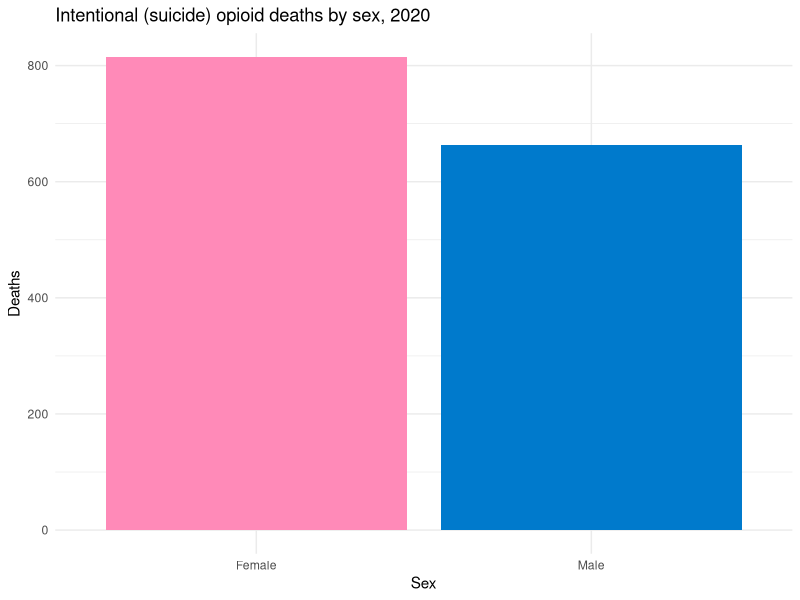
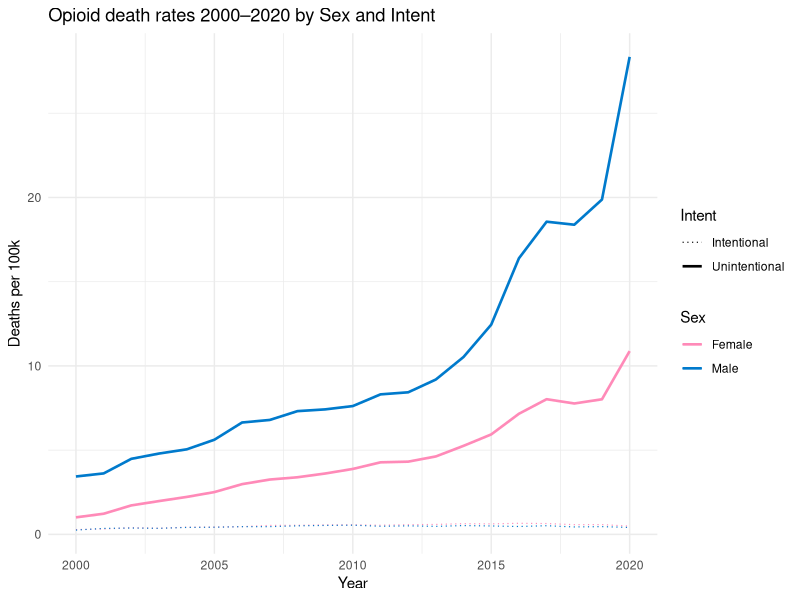
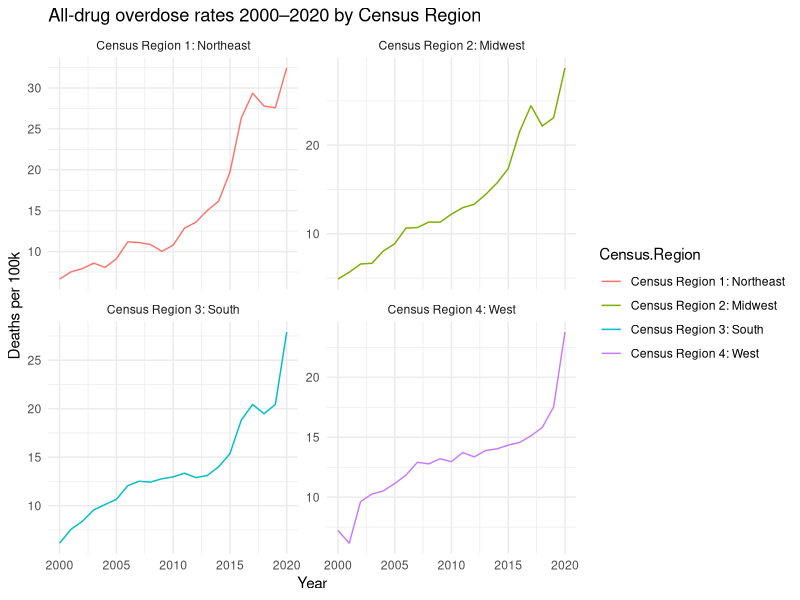
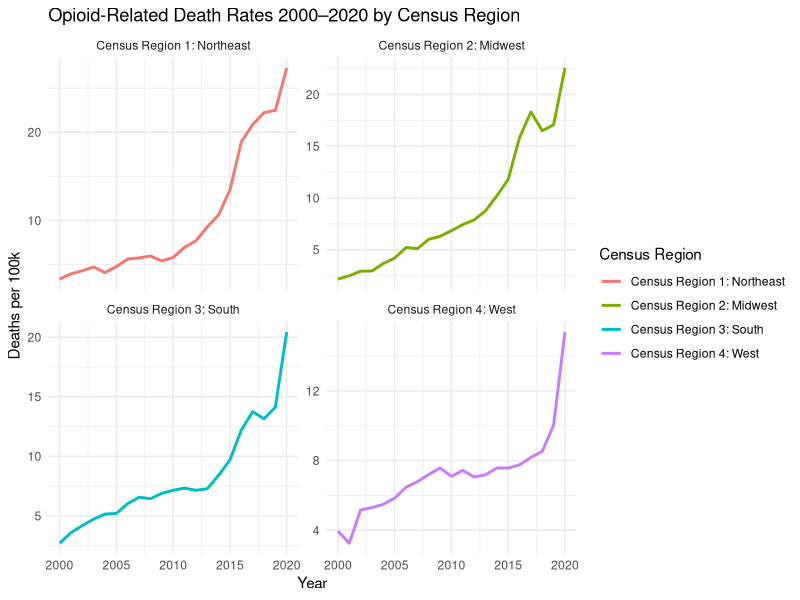
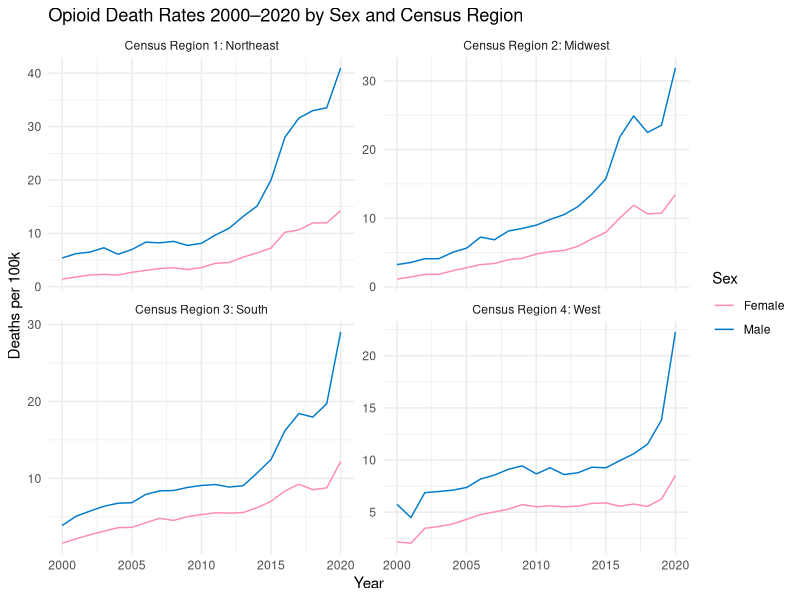
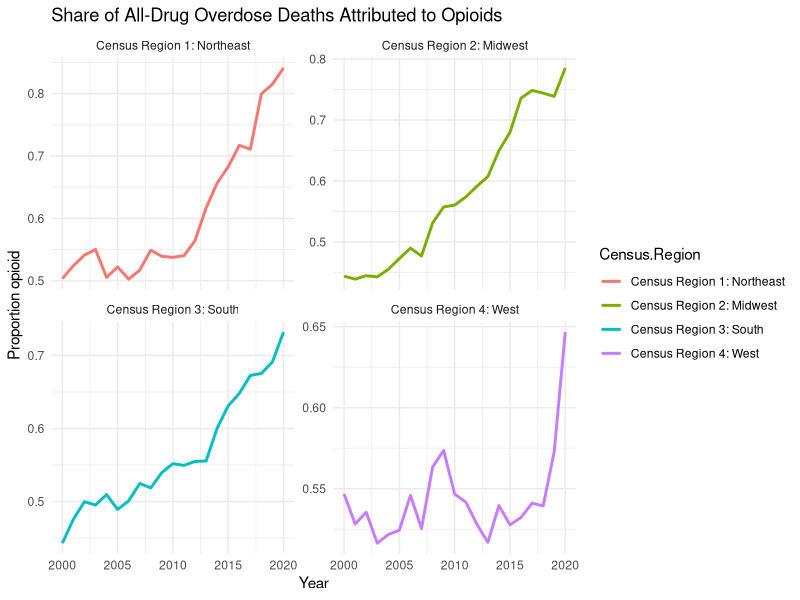
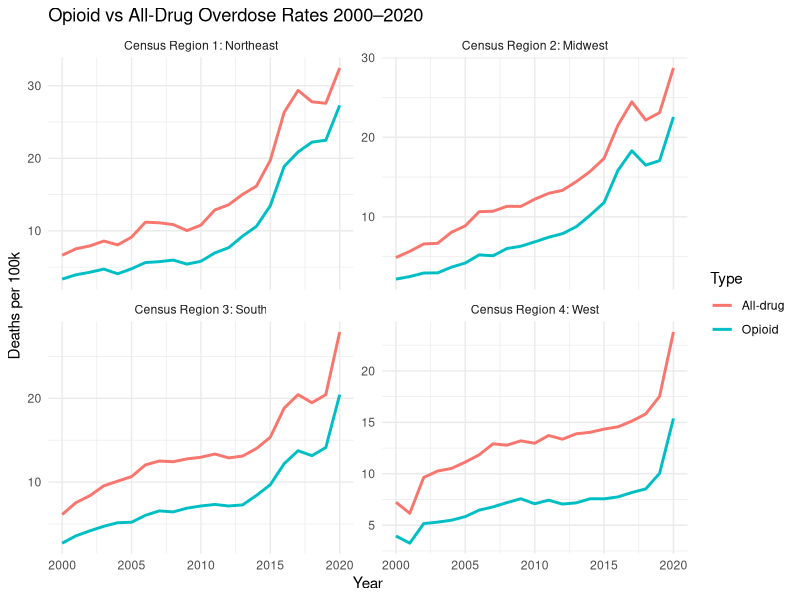

The R source for these figures, in order:
## ---- chunk 1
library(dplyr)
library(ggplot2)
library(readr)
## ---- chunk 2
sex_unintent <- read.csv("../data/wonder_opioid/Sex-Unintentional.csv")
sex_intent   <- read.csv("../data/wonder_opioid/Sex-Intentional.csv")
census_region_all <- read.csv("../data/wonder_opioid/Census-Region-Drug-Overdose.csv")

# restrict to 2000–2020 and make numeric
clean_years <- function(df) {
  df %>%
    mutate(
      Year = as.numeric(Year),
      Deaths = as.numeric(Deaths),
      Population = as.numeric(Population)
    ) %>%
    filter(Year >= 2000, Year <= 2020)
}

sex_unintent <- clean_years(sex_unintent)
sex_intent   <- clean_years(sex_intent)
census_region_all <- clean_years(census_region_all)

# combine opioid files
opioid_sex <- bind_rows(
  sex_unintent %>% mutate(Intent = "Unintentional"),
  sex_intent   %>% mutate(Intent = "Intentional")
)

## ---- chunk 3
year_focus <- 2020

suicide_by_sex <- opioid_sex %>%
  filter(Intent == "Intentional", Year == year_focus) %>%
  group_by(Sex) %>%
  summarise(
    deaths = sum(Deaths, na.rm = TRUE),
    pop = sum(Population, na.rm = TRUE),
    rate = 100000 * deaths / pop,
    .groups = "drop"
  ) %>%
  mutate(prop_within_intent = deaths / sum(deaths))

suicide_by_sex
## ---- chunk 4
ggplot(suicide_by_sex, aes(x = Sex, y = deaths, fill = Sex)) +
  geom_col() +
  scale_fill_manual(values = c(
    "Male" = "#007acc",
    "Female" = "#ff8ab8"
  )) +
  labs(
    title = paste("Intentional (suicide) opioid deaths by sex,", year_focus),
    x = "Sex",
    y = "Deaths"
  ) +
  theme_minimal() +
  theme(legend.position = "none")
## ---- chunk 5
intent_compare <- opioid_sex %>%
  filter(Year == year_focus) %>%
  group_by(Intent) %>%
  summarise(
    deaths = sum(Deaths, na.rm = TRUE),
    pop = sum(Population, na.rm = TRUE),
    rate = 100000 * deaths / pop,
    .groups = "drop"
  ) %>%
  mutate(prop_of_total = deaths / sum(deaths))

intent_compare
## ---- chunk 6
opioid_trend <- opioid_sex %>%
  group_by(Year, Intent, Sex) %>%
  summarise(
    deaths = sum(Deaths, na.rm = TRUE),
    pop = sum(Population, na.rm = TRUE),
    rate = 100000 * deaths / pop,
    .groups = "drop"
  )
## ---- chunk 7
ggplot() +
  # unintentional (solid, thicker)
  geom_line(
    data = opioid_trend %>% filter(Intent == "Unintentional"),
    aes(x = Year, y = rate, color = Sex, linetype = "Unintentional"),
    linewidth = 0.9
  ) +
  # intentional (dotted, thinner)
  geom_line(
    data = opioid_trend %>% filter(Intent == "Intentional"),
    aes(x = Year, y = rate, color = Sex, linetype = "Intentional"),
    linewidth = 0.4
  ) +
  scale_color_manual(values = c(
    "Male" = "#007acc",
    "Female" = "#ff8ab8"
  )) +
  scale_linetype_manual(values = c(
    "Intentional" = "dotted",
    "Unintentional" = "solid"
  )) +
  labs(
    title = "Opioid death rates 2000–2020 by Sex and Intent",
    x = "Year",
    y = "Deaths per 100k",
    color = "Sex",
    linetype = "Intent"
  ) +
  theme_minimal()

## ---- chunk 8
region_trend <- census_region_all %>%
  group_by(Census.Region, Year) %>%
  summarise(
    deaths = sum(Deaths, na.rm = TRUE),
    pop = sum(Population, na.rm = TRUE),
    rate = 100000 * deaths / pop,
    .groups = "drop"
  )
## ---- chunk 9
all_drug_census <- ggplot(region_trend, aes(x = Year, y = rate, color = Census.Region)) +
  geom_line() +
  facet_wrap(~ Census.Region, scales = "free_y") +
  labs(
    title = "All-drug overdose rates 2000–2020 by Census Region",
    y = "Deaths per 100k",
    x = "Year"
  ) +
  theme_minimal()

all_drug_census
## ---- chunk 10
region_growth <- region_trend %>%
  group_by(Census.Region) %>%
  arrange(Year) %>%
  summarise(
    rate_2000 = rate[Year == 2000],
    rate_2020 = rate[Year == 2020],
    pct_change = 100 * (rate_2020 - rate_2000) / rate_2000,
    growth_factor = rate_2020 / rate_2000,
    .groups = "drop"
  )

region_growth
## ---- chunk 11
census_region_opioid <- read.csv("../data/wonder_opioid/Census-Region-Sex.csv")

census_region_opioid <- census_region_opioid %>%
  mutate(
    Year = as.numeric(Year),
    Deaths = as.numeric(Deaths),
    Population = as.numeric(Population)
  ) %>%
  filter(Year >= 2000, Year <= 2020)

opioid_region <- census_region_opioid %>%
  group_by(Census.Region, Year) %>%
  summarise(
    deaths = sum(Deaths, na.rm = TRUE),
    pop    = sum(Population, na.rm = TRUE),
    rate   = 100000 * deaths / pop,
    .groups = "drop"
  )
## ---- chunk 12
opioid_census_region <- ggplot(opioid_region, aes(x = Year, y = rate, color = Census.Region)) +
  geom_line(linewidth = 1) +
  facet_wrap(~ Census.Region, scales = "free_y") +
  labs(
    title = "Opioid-Related Death Rates 2000–2020 by Census Region",
    x = "Year",
    y = "Deaths per 100k",
    color = "Census Region"
  ) +
  theme_minimal()

opioid_census_region
## ---- chunk 13
opioid_region_growth <- opioid_region %>%
  group_by(Census.Region) %>%
  summarise(
    rate_2000 = rate[Year == 2000],
    rate_2020 = rate[Year == 2020],
    pct_change = 100 * (rate_2020 - rate_2000) / rate_2000,
    growth_factor = rate_2020 / rate_2000,
    .groups = "drop"
  )

opioid_region_growth
## ---- chunk 14
opioid_region_sex <- census_region_opioid %>%
  group_by(Census.Region, Year, Sex) %>%
  summarise(
    deaths = sum(Deaths, na.rm = TRUE),
    pop    = sum(Population, na.rm = TRUE),
    rate   = 100000 * deaths / pop,
    .groups = "drop"
  )

ggplot(opioid_region_sex,
       aes(x = Year, y = rate, color = Sex)) +
  geom_line() +
  facet_wrap(~ Census.Region, scales = "free_y") +
  scale_color_manual(values = c(
    "Male" = "#007acc",
    "Female" = "#ff8ab8"
  )) +
  labs(
    title = "Opioid Death Rates 2000–2020 by Sex and Census Region",
    x = "Year",
    y = "Deaths per 100k",
    color = "Sex"
  ) +
  theme_minimal()
## ---- chunk 15
opioid_share <- opioid_region %>%
  inner_join(region_trend, 
             by = c("Census.Region" = "Census.Region",
                    "Year" = "Year"),
             suffix = c("_opioid", "_all")) %>%
  mutate(share = deaths_opioid / deaths_all)

ggplot(opioid_share,
       aes(x = Year, y = share, color = Census.Region)) +
  geom_line(size = 1) +
  facet_wrap(~ Census.Region, scales = "free_y") +
  labs(
    title = "Share of All-Drug Overdose Deaths Attributed to Opioids",
    y = "Proportion opioid",
    x = "Year"
  ) +
  theme_minimal()
## ---- chunk 16
compare <- bind_rows(
  opioid_region %>% mutate(Type = "Opioid"),
  region_trend %>% mutate(Type = "All-drug")
)

ggplot(compare,
       aes(x = Year, y = rate, color = Type)) +
  geom_line(size = 1) +
  facet_wrap(~ Census.Region, scales = "free_y") +
  labs(
    title = "Opioid vs All-Drug Overdose Rates 2000–2020",
    y = "Deaths per 100k",
    x = "Year",
    color = "Type"
  ) +
  theme_minimal()
